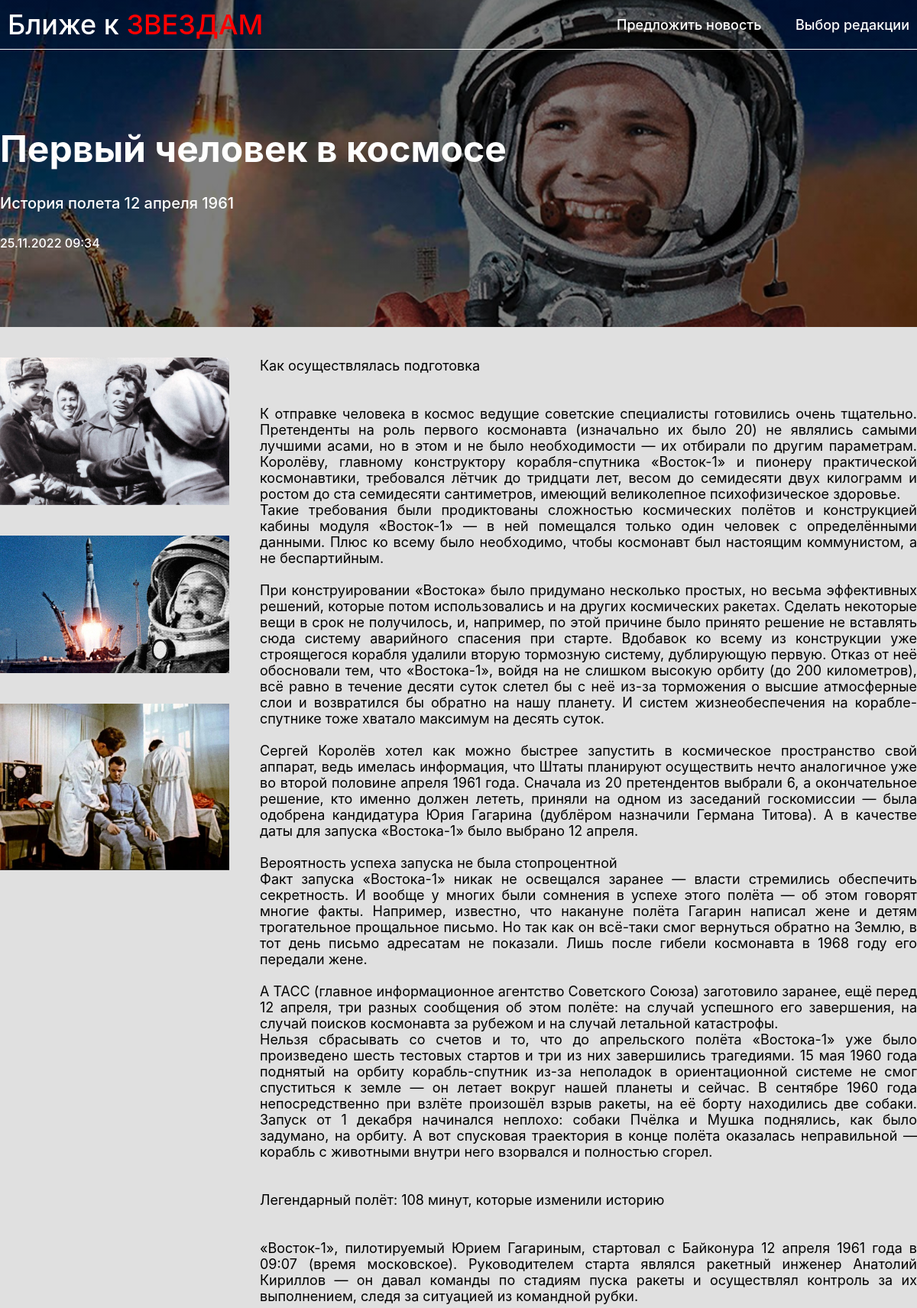
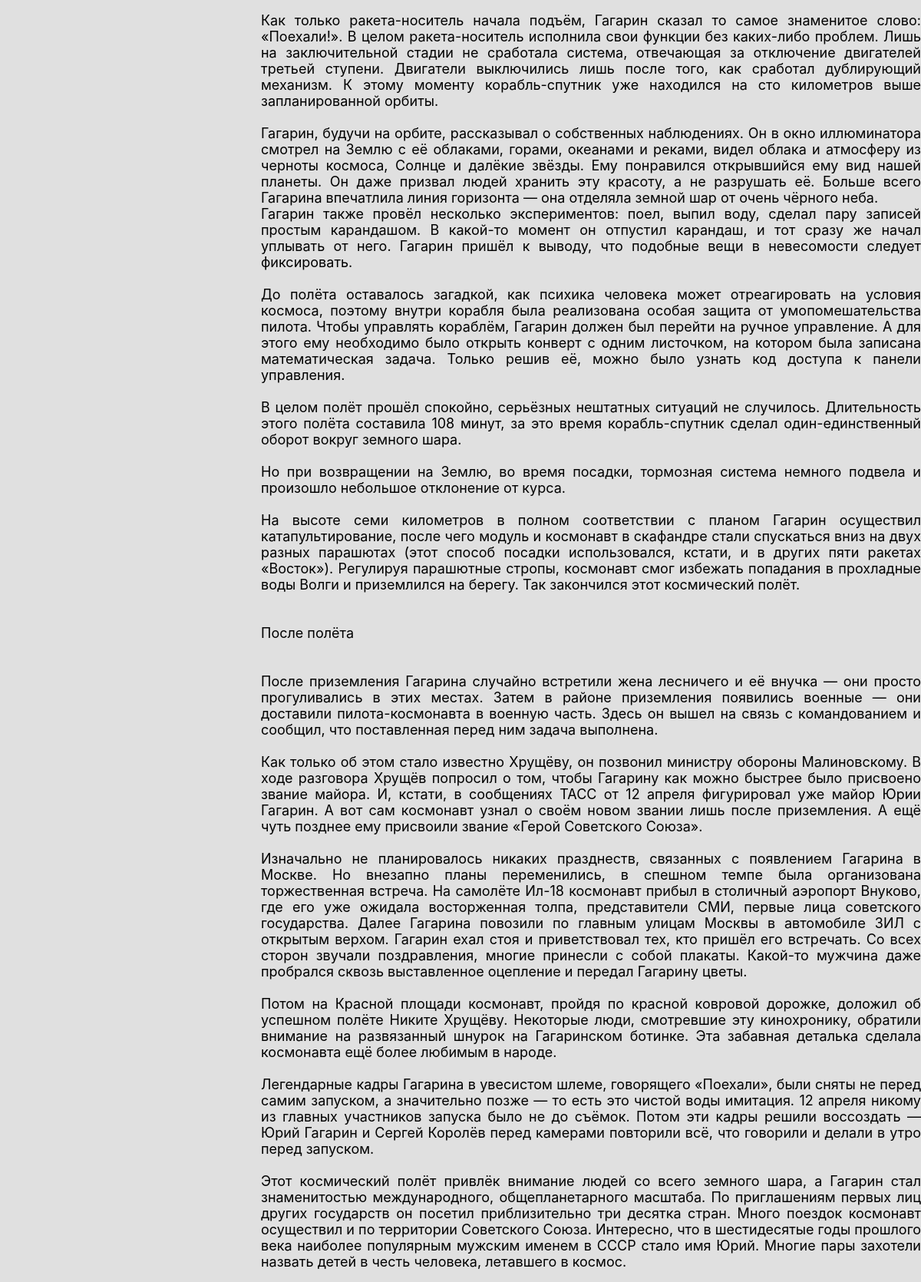
Page /article/12 (upper part) on the committed database (2 pictures, top to bottom).
### news/models.py (models this page shows, shortened)
class News(models.Model):
    title = models.CharField(max_length=250, verbose_name='Название новости')
    intro_text = models.CharField(max_length=200, blank=True, verbose_name='Предисловие')
    content = models.TextField(verbose_name='Контент')
    intro_picture = models.ImageField(upload_to='intro_pictures/%Y/%m/%d', verbose_name='Обложка')
    pictures = models.ManyToManyField('Pictures', blank=True, verbose_name='Изображенния')
    created_at = models.DateTimeField(auto_now_add=True, verbose_name='Дата создания')
    updated_at = models.DateTimeField(auto_now=True, verbose_name='Дата изменения')
    is_published = models.BooleanField(verbose_name='Опубликовано', default=False)
    is_favorite = models.BooleanField(verbose_name='Избранное', default=False)
    class Meta:
        verbose_name = 'Новость'
        verbose_name_plural = 'Новости'
        ordering = ['-created_at']

class Pictures(models.Model):
    picture = models.ImageField(upload_to='pictures/%Y/%m/%d', verbose_name='Изображение')
    class Meta:
        verbose_name = 'Изображение'
        verbose_name_plural = 'Изображения'
        ordering = ['-id']

### news/views.py (the view)
# urls.py: path('article/<int:news_id>', article, name='article'),
def article(request, news_id):
    news = News.objects.get(pk=news_id)
    pictures = news.pictures.all()
    context = {'news': news, 'pictures': pictures, }
    return render(request, 'news/article.html', context=context)

### news/templates/news/article.html (shortened to what this page needs)
<!DOCTYPE html>
{% load static %}
<html lang="ru">
<head>
    <link rel="stylesheet" href="{% static 'news/css/style.css' %}">
    <link rel="stylesheet" type="text/css" href="{% static 'news/slick-1.8.1/slick/slick.css' %}"/>
    <link rel="stylesheet" type="text/css" href="{% static 'news/slick-1.8.1/slick/slick-theme.css' %}"/>
</head>
<body>
<section id="intro"
         style="background: linear-gradient(rgba(0, 0, 0, 0.5), rgba(0, 0, 0, 0.5)), url({% if news.intro_picture %}{{ news.intro_picture.url }}{% else %}https://www.acetec.se/image/1043/12293d01d188062eb1fc7a88c46ee268.jpg{% endif %}), no-repeat; background-size: cover; background-position: center; padding-bottom: 100px;">
    <div class="container">
        <header>
            <div id="in_header">
                <div class="left-header">
                    <a href="{% url 'home' %}" class="logo">Ближе к <span class="red_logo">ЗВЕЗДАМ</span></a>
                </div>
                <div class="right-header">
                    <a href="{% url 'add_news' %}" class="offer_news">Предложить новость</a>
                    <a href="{% url 'favorite' %}" class="all_news">Выбор редакции</a>
                </div>
            </div>
        </header>
        <div id="intro-news-article">
            <div id="name-intro-news">
                {{ news.title }}
            </div>
            <div id="about-intro-news">{{ news.intro_text }}</div>
            <div id="intro-info">{{ news.created_at|date:'d.m.Y H:i' }}</div>
        </div>
    </div>
</section>
<section id="article">
    <div class="container art-cont">
        <div id="article-photos">
            {% for item in pictures %}
            <img src="{{ item.picture.url }}" alt="" srcset="">
            {% endfor %}
        </div>
        <div id="article-content">{{ news.content|linebreaksbr }}</div>
    </div>
</section>
</body>
</html>

### news/static/news/css/style.css (style rules this page uses)
* { margin: 0; padding: 0; font-family: 'Inter', sans-serif; }
body { background-color: #e0e0e0; min-height: 100vh; display: flex; flex-direction: column; justify-content: space-between; }
#intro { width: 100%; display: flex; flex-direction: row; flex-wrap: wrap; justify-content: center; }
.container { width: 1200px; display: flex; flex-direction: column; }
.logo { font-size: 36px; font-weight: 500; color: white; text-decoration: none; }
.red_logo { color: red; }
header { max-width: 100%; border-bottom: 1px solid white; padding: 10px; }
#in_header { display: flex; flex-wrap: wrap; flex-direction: row; justify-content: space-between; align-items: center; }
.right-header a { color: white; text-decoration: none; font-size: 18px; font-weight: 500; }
.all_news { margin-left: 40px; }
#intro-news-article { width: 100%; color: white; margin-top: 100px; }
#name-intro-news { font-size: 48px; font-weight: bold; }
#about-intro-news { font-size: 20px; font-weight: 500; margin-top: 30px; }
#intro-info { font-size: 16px; font-weight: 500; margin-top: 30px; }
#article { display: flex; justify-content: center; margin-top: 40px; }
#article-photos { display: flex; flex-flow: column wrap; }
#article-photos img { width: 300px; margin-bottom: 40px; }
#article-photos img:last-of-type { width: 300px; margin-bottom: 0px; }
.art-cont { display: flex; flex-direction: row; }
#article-content { padding-left: 40px; font-size: 18px; text-align: justify; }

### rows in the picture
News: intro_picture (picture), title "Первый человек в космосе", intro_text "История полета 12 апреля 1961", created_at "25.11.2022 09:34", content "Как осуществлялась подготовка К отправке человека в космос ведущие советские специалисты готовились очень тщательно. Претенденты на роль первого космонавта (изначально их было 20) не являлись самыми лучшими асами, но в этом и не было необходимости — их отбирали по другим параметрам. Королёву, главному конструктору корабля-спутника «Восток-1» и пионеру практической космонавтики, требовался лётчик до тридцати лет, весом до семидесяти двух килограмм и ростом до ста семидесяти сантиметров, имеющий великолепное психофизическое здоровье. Такие требования были продиктованы сложностью космических полётов и конструкцией кабины модуля «Восток-1» — в ней помещался только один человек с определёнными…"
Pictures: picture (picture)
Pictures: picture (picture)
Pictures: picture (picture)
